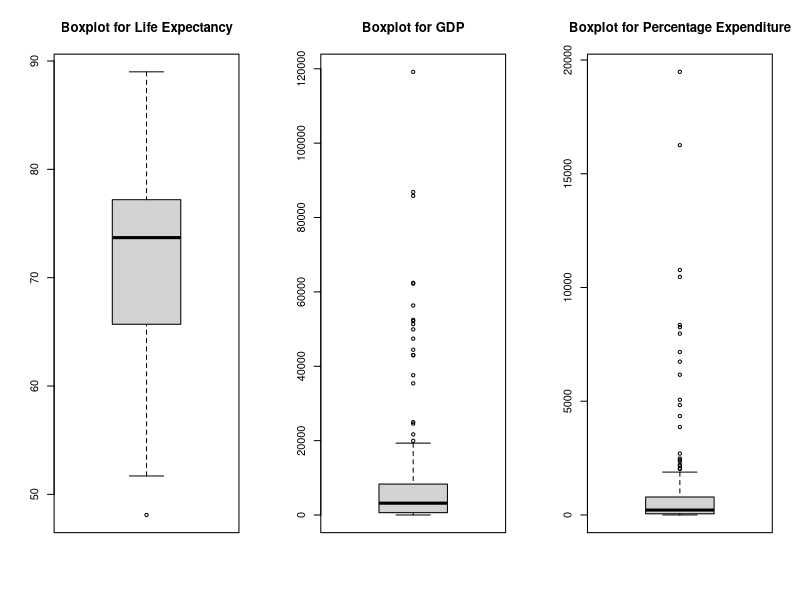
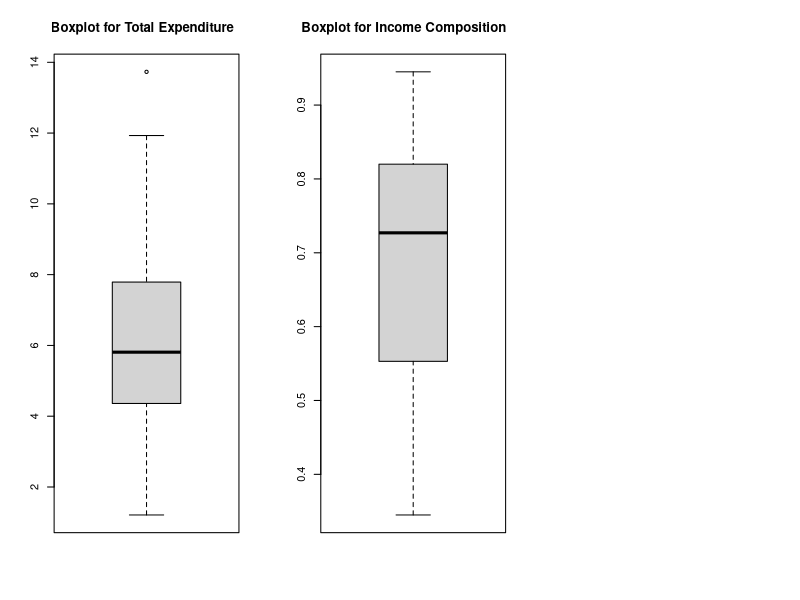
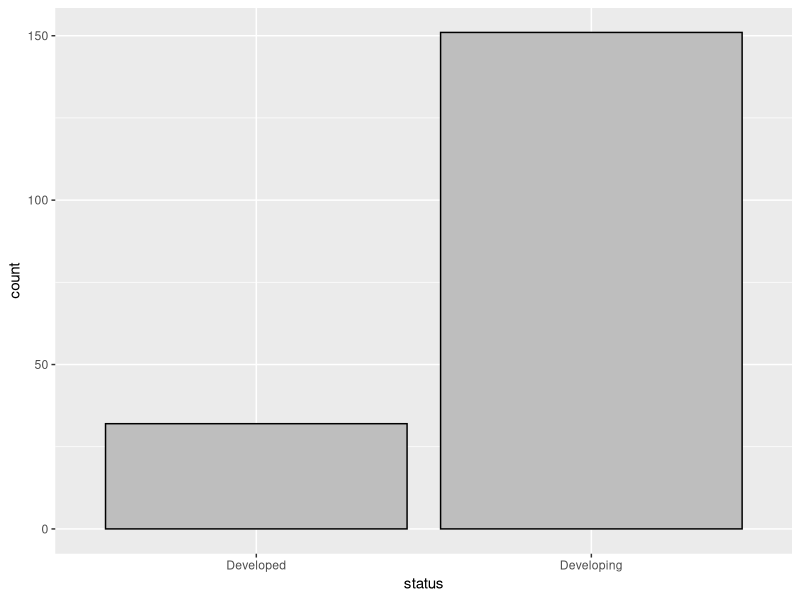
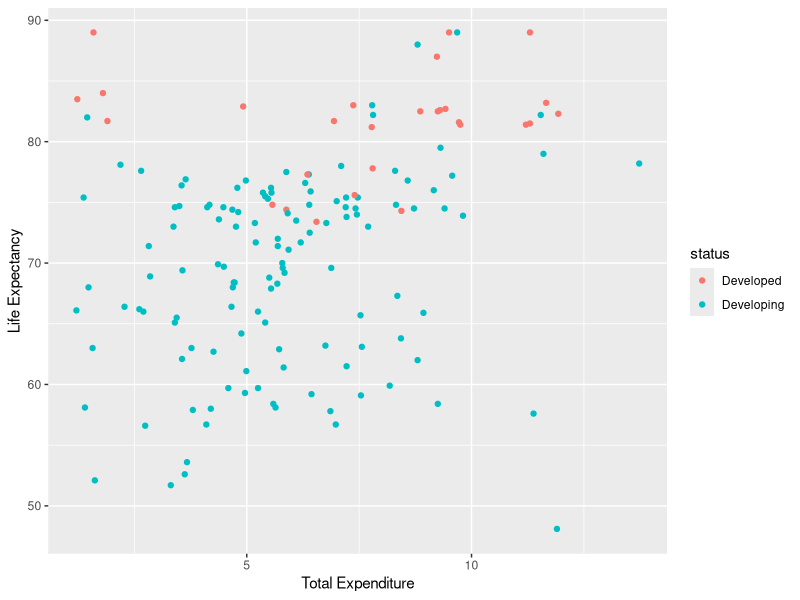
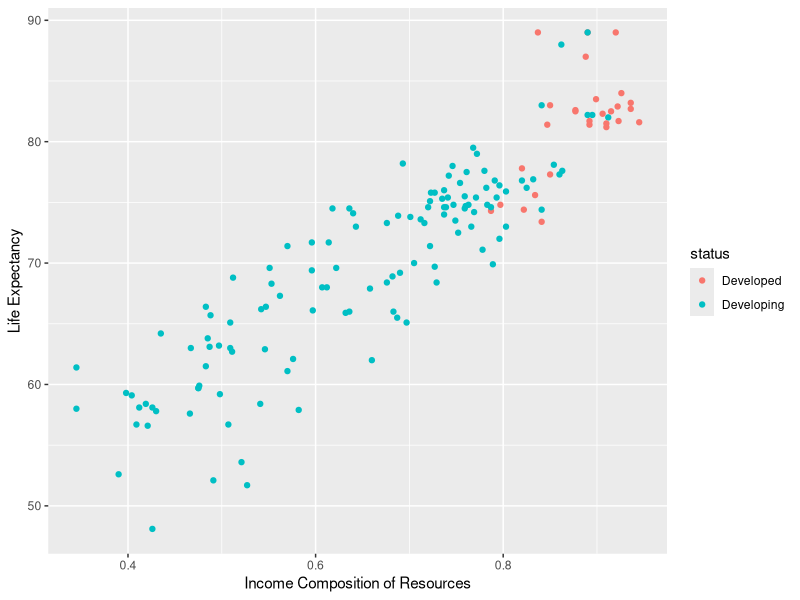
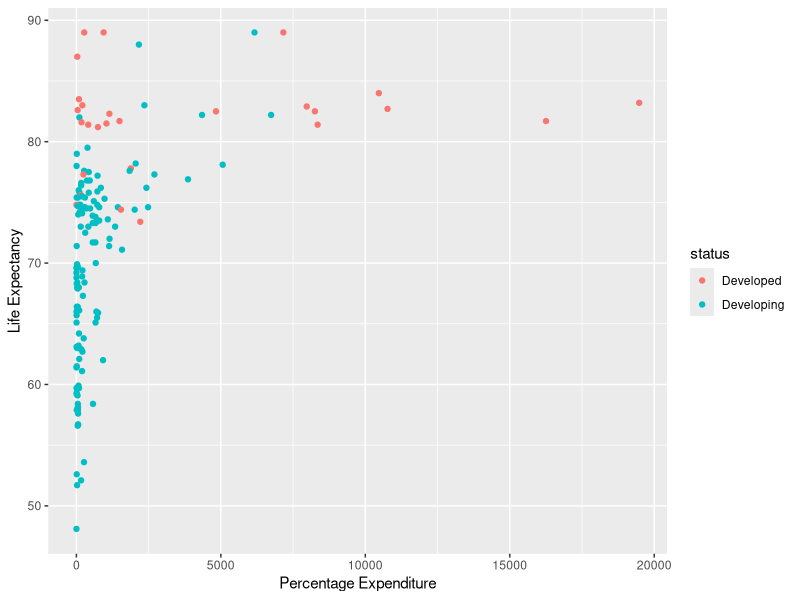
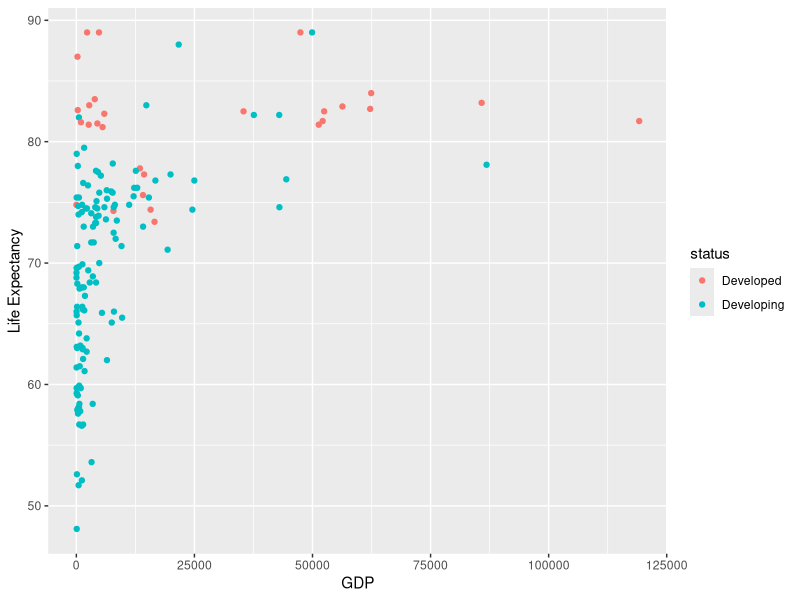

The R source for these figures, in order:
library(MASS)
library(car)
library(tidyverse)
library(dplyr)
library(survey)
library(nlme)
library(knitr)
library(ggpubr)

setwd(dir = "C:/Users/Tony/Desktop/Final Report STA304")

dataset <- read.csv("Life Expectancy Data.csv", header = TRUE)
colnames(dataset)<-c("country", "year", "status", "life_expectancy", "adult_mortality", "infant_deaths", 
                     "alcohol", "percentage_expenditure", "hepatitis_B", "measeles", "bmi", "under_five_deaths", 
                     "polio", "total_expenditure", "diphtheria", "hiv/aids", "gdp", "population", 
                     "thinness_1-19_years", "thinness_5-9_years", "income_composition", "schooling")

# Construct a dataframe only containing data from the desired year
# Change the year and run all of the code again to analyze data from another year
df <- subset(dataset, year == 2014)

# Construct a new dataframe with only the variables that we are analyzing
data_econ <- cbind(df["year"], df["life_expectancy"],
                   df["percentage_expenditure"], df["total_expenditure"],
                   df["gdp"], df["income_composition"])

data_select <-cbind(df["year"], df["life_expectancy"],
                    df["percentage_expenditure"], df["total_expenditure"],
                    df["gdp"], df["income_composition"], df["status"])

# Exclude the rows containing NA values from the data
data_select <- na.exclude(data_select)
data <- na.exclude(data_econ)
attach(data)

# Create the table of first six lines of data set
table <- head(data_select)
kable(table, col.names = gsub("[.]", " ", names(data_select)))

# Create Boxplot for 5 numerical variable 
par(mfrow=c(1,3))

boxplot(data$life_expectancy, main='Boxplot for Life Expectancy')
boxplot(data$gdp, main ='Boxplot for GDP')
boxplot(data$percentage_expenditure, main ='Boxplot for Percentage Expenditure')
boxplot(data$total_expenditure	, main = 'Boxplot for Total Expenditure	')
boxplot(data$income_composition	, main = 'Boxplot for Income Composition	')

# the cumulative frequency graphs for status 
ggplot(df,aes(status)) + geom_bar(fill = "grey", colour = "black")


# Initial linear model
model1 <- lm(life_expectancy ~ percentage_expenditure + total_expenditure + 
               gdp + income_composition)
summary(model1)

summary(model1)$r.squared

# Remove GDP
model2 <- lm(life_expectancy ~ percentage_expenditure + total_expenditure + income_composition)
summary(model2)

summary(model2)$r.squared

# Remove percentage expenditure
model3 <- lm(life_expectancy ~ total_expenditure + gdp + income_composition)
summary(model3)

summary(model3)$r.squared

# Remove Remove percentage expenditure & GDP
model4 <- lm(life_expectancy ~ total_expenditure + income_composition)
summary(model4)
summary(model4)$r.squared

# AIC with every model 
AIC(model1, model2, model3, model4)

# scatter plots of the response variable life expectancy against each variable

ggplot(data_select,aes(x = total_expenditure, y =life_expectancy , color = status))+
  geom_point()+labs(x = "Total Expenditure", y = "Life Expectancy")

ggplot(data_select,aes(x = income_composition, y =life_expectancy , color = status))+
  geom_point()+labs(x = "Income Composition of Resources", y = "Life Expectancy")

ggplot(data_select,aes(x = percentage_expenditure, y =life_expectancy, color = status ))+
  geom_point()+labs(x = "Percentage Expenditure", y = "Life Expectancy")

ggplot(data_select,aes(x = gdp, y =life_expectancy , color = status))+
  geom_point()+labs(x = "GDP", y = "Life Expectancy")
